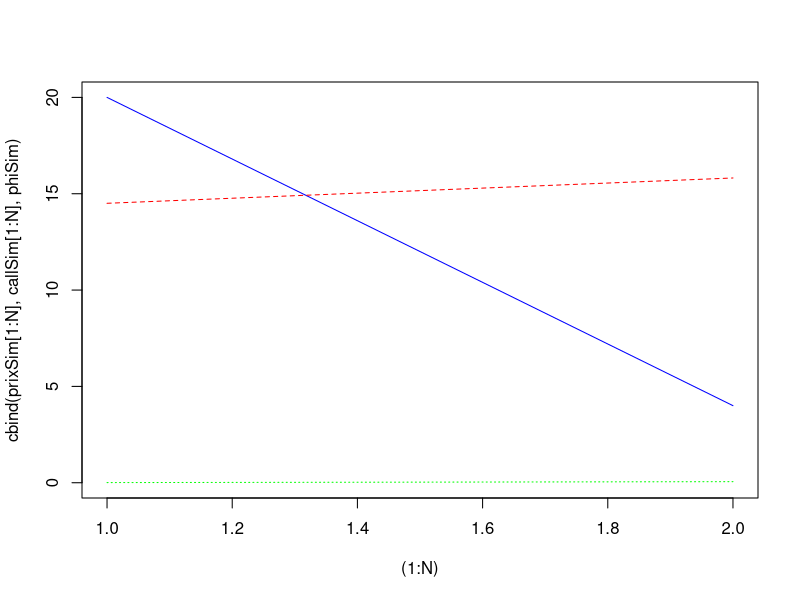

This figure's R source:
# americain 
payoff = function(S0,a,b,j,N,K){
  S = S0*((1+a)^j)*(1+b)^(N-j);
  return ((K-S)*(S<K))
}

S0 = 20;
a=-0.8;
b=0.8;
r=0.1;
N=2;
p=(b-r)/(b-a);
k = 18;
Ct = 0;


h <- matrix(nrow = N+1,ncol = N+1);

for(i in 1:(N+1)){
  for(j in 1:i){
    h[j,i] = payoff(S0,a,b,i-1,j-1,k)}}

U = matrix(nrow = N+1,ncol = N+1);
U[,N+1]<- h[,N+1]

for(i in seq(N,1,by = -1)){
  for(j in 1:i){
    U[j,i] = max((1/(1+r))*(p*U[j+1,i+1]+(1-p)*U[j,i+1]),h[j,i])
  }
}
U0 = U[1,1]
print(U)


Phi0 = matrix(nrow = N,ncol = N);
Phi1 = matrix(nrow = N,ncol = N);
for(i in seq(N,1,by = -1)){
  for(j in 1:i){
    Phi1[j,i] = (U[j+1,i+1]-U[j,i+1])/((a-b)*S0*((1+a)^(j-1))*(1+b)^(i-j))
    Phi0[j,i] = 1-Phi1[j,i]
  }
  
}
m =1;
callSim =seq(1,N+1, by = 1)
phiSim = seq(1,N, by = 1)
callSim[1] = U[1,1]
phiSim[1] = Phi1[1,1]
prixSim = seq(1,N+1, by = 1)
prixSim[1] = S0
for(i in 1:N){
  bern = rbinom(1,1,p);
  m=m+bern;
  prixSim[i+1] = (bern*(1+a)+(1-bern)*(1+b))*prixSim[i]
  callSim[i+1] = U[m,i+1]
  if(i<N){
    phiSim[i+1] = Phi1[m,i+1]
  }
}
matplot((1:N),cbind(prixSim[1:N],callSim[1:N],phiSim),type='l',col=c('blue','red','green'))